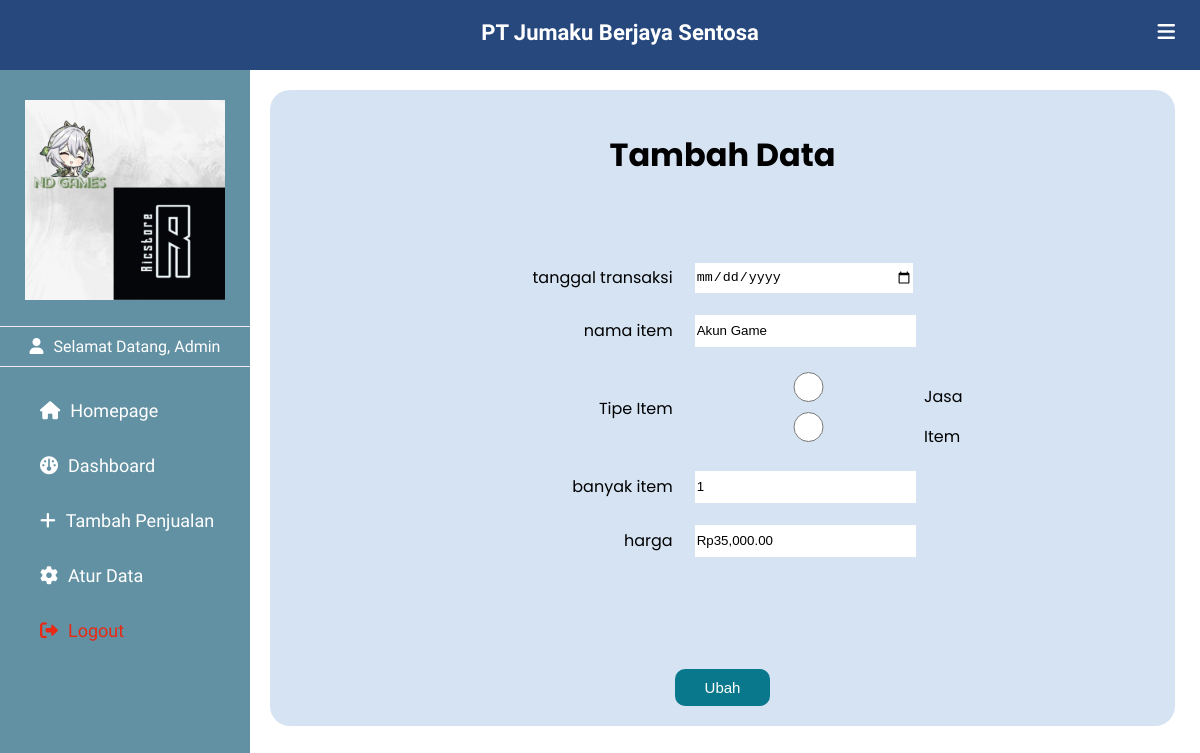
The page /ubah.php?id=1 (signed in) on the database its author committed.
### tables this page shows
CREATE TABLE `pegawai` (
  `id` int(11) NOT NULL,
  `tanggal_transaksi` varchar(30) NOT NULL,
  `nama_item` varchar(30) NOT NULL,
  `tipe_item` varchar(30) NOT NULL,
  `banyak_item` varchar(30) NOT NULL,
  `harga` varchar(30) NOT NULL
);

### connection.php (called while the page is built)
<?php
$server = "localhost";
$user = "root";
$pass = "";
$db = "penjualan";
$conn = mysqli_connect($server, $user, $pass, $db);
function query($query) {
    global $conn;
    $result = mysqli_query($conn, $query);
    $rows = [];
    while($row = mysqli_fetch_assoc($result)){
        $rows[] = $row;
    }
    return $rows;
}
?>

### ubah.php (the view, shortened to what this page needs)
<?php
include 'connection.php';
$id = $_GET["id"];
$kry = query("SELECT * FROM pegawai WHERE id = $id")[0];
?>
<!DOCTYPE html>
<html lang="en">
<head>
    <link rel="stylesheet" href="https://cdnjs.cloudflare.com/ajax/libs/simple-icons/6.15.0/simpleicons.svg">
    <link href='https://unpkg.com/boxicons@2.1.2/css/boxicons.min.css' rel='stylesheet'>
    <link rel="stylesheet" href="https://cdnjs.cloudflare.com/ajax/libs/font-awesome/6.0.0/css/all.min.css">
    <link rel="stylesheet" href="myProjects/webProject/icofont/css/icofont.min.css">
    <link rel="stylesheet" href="style.css">
</head>
<body>
    <header>
       <div class="left_area">
            <h3>PT Jumaku Berjaya Sentosa</h3>
       </div>
       <div class="right_area">
            <i class="fa-solid fa-bars" id="btn"></i>
       </div>
    </header>
    <div class="sidebar">
        <div class="logo_profile">
            <img src="asset/logo2.png " class="logo" alt="" width="200px" >
        </div>
        <div class="menu">
            <p id="admin"><i class="fa-solid fa-user"></i><span>Selamat Datang, Admin</span></p>
            <a href="index_login.php" target="_blank"><i class="fa-solid fa-house"></i><span>Homepage</span></a>
            <a href="dashboard.php"><i class="fa-solid fa-gauge"></i><span>Dashboard</span></a>
            <a href="tambah_data.php"><i class="fa-solid fa-plus"></i><span>Tambah Penjualan</span></a>
            <a href="setting_data.php"><i class="fa-sharp fa-solid fa-gear"></i><span>Atur Data</span></a>
            <a href="logout.php" id="logout"><i class="fa-solid fa-right-from-bracket"></i><span>Logout</span></a>
        </div>
    </div>
    <div class="content">
    <form action="cek_ubah_data.php" method="POST" id="tambah">
        <center>
        <h1>Tambah Data </h1>
        <table width="80%" id="tambah">
            <tr>
                <td><label for="tanggal_transaksi">tanggal transaksi</label></td>
                <td ><input type="date" name="tanggal_transaksi" id="tanggal_transaksi" required value="<?php echo $kry["tanggal_transaksi"]; ?>"></td>
            </tr>
            <tr>
                <td><label for="nama_item">nama item</label></td>
                <td><input type="text" name="nama_item" id="nama_item" required value="<?php echo $kry["nama_item"]; ?>" ></td>
            </tr>
            <tr>
                <td><label for="tipe_item">Tipe Item</label></td>
                <td>
                    <form>
                        <input type="radio" id="jasa" name="tipe_item" required value="<?php echo $kry["tipe_item"]; ?>">
                        <label for="jasa">Jasa</label>
                        <input type="radio" id="item" name="tipe_item" required value="<?php echo $kry["tipe_item"]; ?>">
                        <label for="item">Item</label>
                    </form>
                </td>
            </tr>
            <tr>
                <td><label for="banyak item">banyak item</label></td>
                <td><input type="number" name="banyak_item" id="banyak_item" required value="<?php echo $kry["banyak_item"]; ?>" ></td>
            </tr>
            <tr>
                <td><label for="harga">harga</label></td>
                <td><input type="text" name="harga" id="harga" required value="<?php echo $kry["harga"]; ?>" ></td>
            </tr>
        </table>
        <button type="submit" name="ubah">Ubah</button>
        </center>
    </form>
    </div>
</body>
</html>

### style.css (style rules this page uses)
body { margin: 0; padding: 0; font-family: "Poppins", sans-serif; overflow-x: hidden; }
header { position: fixed; background: #27487d; padding: 20px; width: 100%; height: 30px; }
.left_area h3 { color: #fff; margin: 0; font-size: 22px; font-weight: 900; text-align: center; font-family: "Philosopher", sans-serif; }
#btn { padding: 5px; float: right; color: #fff; margin-top: -28px; font-size: 20px; margin-right: 40px; }
#admin { padding-top: 10px; padding-bottom: 10px; color: #fff; border-top: 1px solid #fefe; border-bottom: 1px solid #fefe; text-align: center; }
.sidebar { background: #6291a3; padding-top: 30px; position: fixed; left: 0; width: 250px; height: 100%; margin-top: 70px; transition: all 0.5s ease; font-family: "El Messiri", sans-serif; overflow-y: auto; }
.logo_profile { display: flex; flex-direction: column; justify-content: center; align-items: center; }
.sidebar .logo { margin-bottom: 10px; transition: all 0.5s ease; }
.sidebar a { color: #fff; display: block; width: 100%; line-height: 55px; text-decoration: none; padding-left: 40px; box-sizing: border-box; font-size: 18px; font-family: "Poppins", sans-serif; }
.sidebar a span { font-family: "El Messiri", sans-serif; }
.sidebar i { padding-right: 10px; }
.sidebar #logout { color: rgb(233, 41, 20); }
.content { padding-top: 80px; padding-left: 270px; margin-right: 25px; transition: all 0.5s ease; text-align: justify; }
.content table#tambah { padding-top: 50px; }
.content table#tambah tr td { padding: 10px; }
.content table#tambah input { width: 60%; height: 30px; border: none; }
.content table#tambah tr td:nth-child(odd) { text-align: right; }
.content form#tambah { margin-top: 10px; background-color: rgba(210, 225, 243, 0.933); border-radius: 20px; padding: 20px; }
.content form#tambah button { margin-top: 100px; padding:10px 30px; font-size: 15px; border: none; background-color: rgb(218, 218, 218); background-color:#09788c ; color: #fff; border-radius: 10px; }

### rows shown on the page
pegawai: nama_item "Akun Game", banyak_item "1", harga "Rp35,000.00"
